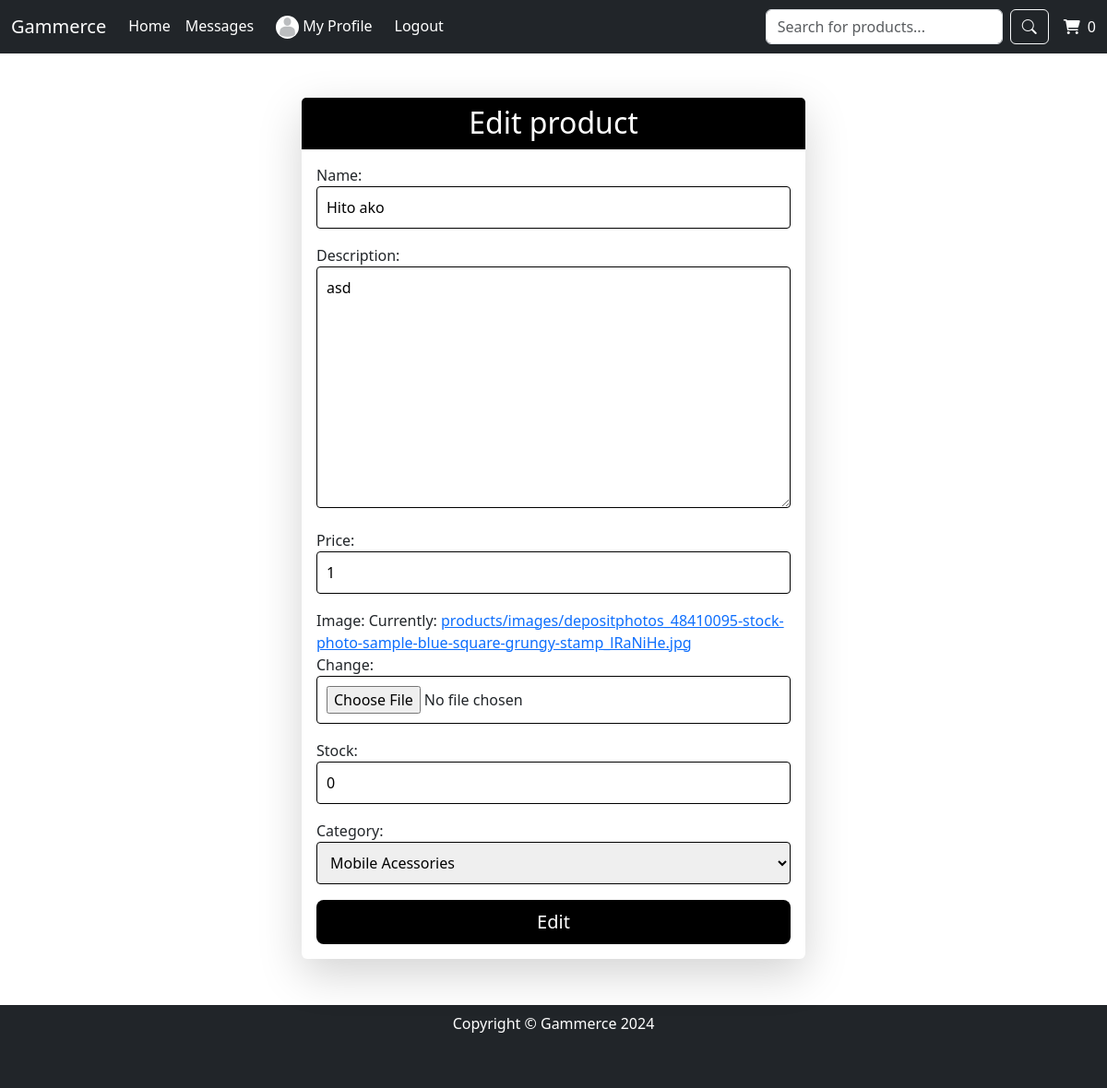
The page /products/update/1/ (signed in) on the database as committed earlier.
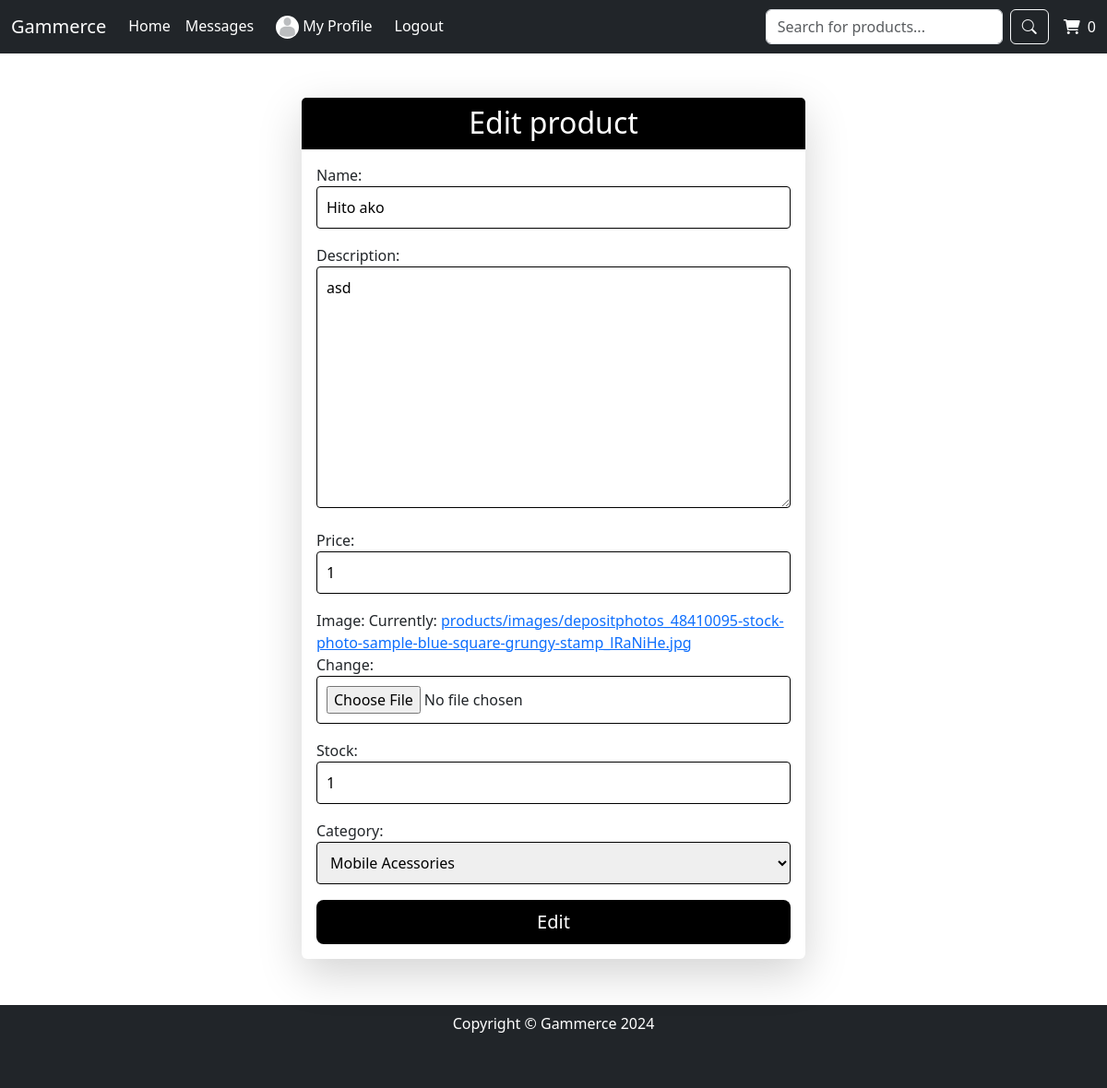
The same page on the database as committed later.
### products/models.py (models this page shows, shortened)
class Products(models.Model):
    name = models.CharField(max_length=100)
    price = models.IntegerField()
    category = models.ForeignKey(Category, on_delete=models.CASCADE)
    description = models.TextField()
    stock = models.IntegerField()
    image = models.ImageField(upload_to='products/images/')
    seller=models.ForeignKey(User,on_delete=models.CASCADE)

class Category(models.Model):
    name = models.CharField(max_length=100)
    def __str__(self):
        return self.name

### products/views.py (the view)
# urls.py: path('update/<int:pk>/', Updateproduct, name='updateProduct'),
@login_required(login_url='login')
def Updateproduct(request, pk):
    product = Products.objects.get(pk=pk)
    if request.user != product.seller or not request.user.is_admin or not request.user.is_seller:
        return HttpResponse("You don't have permission to update this product.")
    else:
        if request.method == 'POST':
            form = ProductForm(request.POST, request.FILES, instance=product)
            print(form.errors)
            if form.is_valid():
                form.save()
                messages.success(request, "Product Sucessfully Updated!")
                return redirect('index')
        else:
            form = ProductForm(instance=product)
        return render(request, 'products/updateProduct.html', {'form': form})

### products/forms.py (shortened to what this page needs)
class ProductForm(form.ModelForm):
    class Meta:
        model = Products
        fields = ['name', 'description', 'price', 'image', 'stock', 'category']

### core/models.py (called while the page is built)
    @property
    def is_active(self):
        return self.active

    @property
    def is_admin(self):
        return self.admin

    @property
    def is_seller(self):
        return self.seller

### templates/products/updateProduct.html (shortened to what this page needs)
{% extends 'base.html' %} {% load static %}
{% block content %}
<link rel="stylesheet" type="text/css" href="{% static 'css/createReview.css' %}">
<div class="container mt-5">
    <div class="row justify-content-center">
        <div class="col-md-6">
            <div class="card shadow-lg border-0">
                <div class="card-header text-center">
                    <h2 class="mb-0" style="color: white;">Edit product</h2>
                </div>
                <div class="card-body">
                    <form method="post" class="create-product-form" enctype="multipart/form-data">
                        {% csrf_token %} {{ form.as_p }}
                        <div class="d-grid">
                            <button type='submit' class="btn btn-lg btn-block">Edit</button>
                        </div>
                    </form>
                </div>
            </div>
        </div>
    </div>
</div>
{% endblock %}

Rows that differ between the two databases and show on the page:
changed Products "asd": stock "0" → "1"
